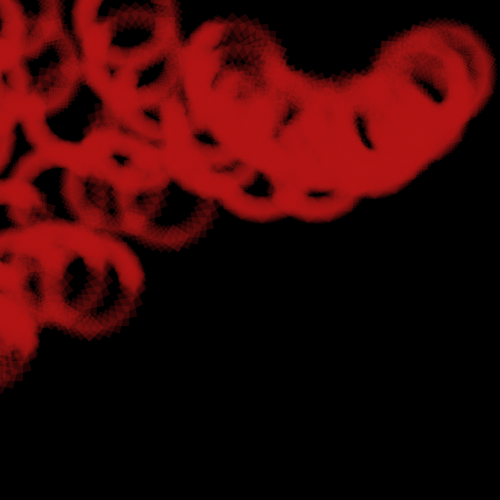
Frame 1 (no input)
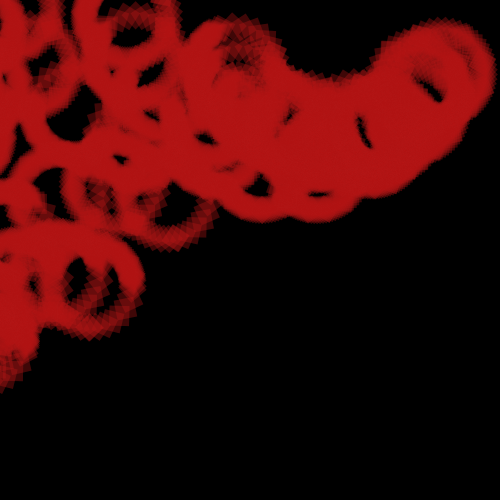
Frame 2 (the mouse pressed at the canvas centre, redrawn once)

The Processing sketch that drew these frames (run headless with seeded random() and noise(); the mouse was pressed at the canvas centre and the sketch redrawn once):

// Processing sketch: processing_83657
// ── processing_83657.pde

void setup()
{
  size(500,500);
  smooth();
  
  background(0);
  
}

void draw()
{
 for(int X=10; X<=500; X=X+60)
 for(int Y=10; Y<=500; Y=Y+60)
  { 

  translate(X,Y);
  
  //rotation du carré
  for(int i=1; i<=80; i=i+1)
  {
  noStroke();
  fill(180,20,20,50);
  
  rotate(PI/i);
  rect(20,20,20,20);
  }
   
  }
  
  noLoop();
  
}
